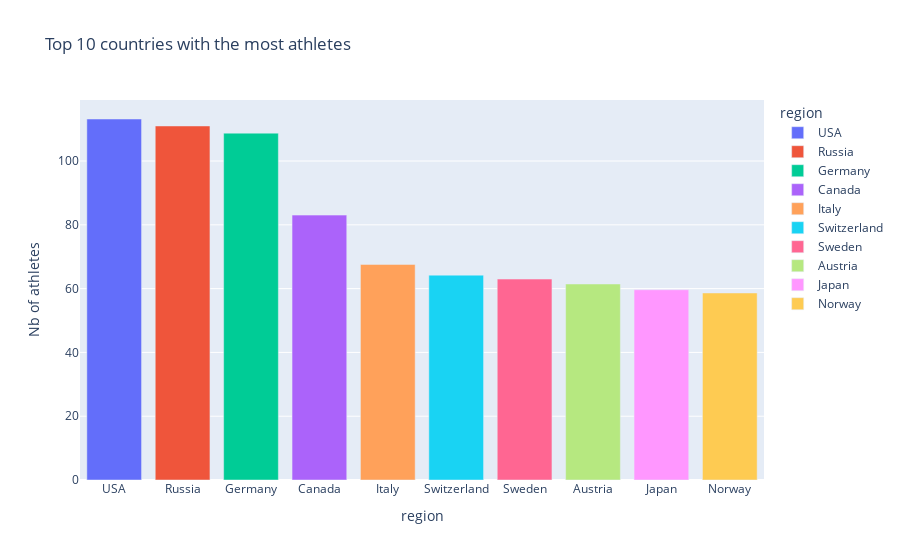

Here is the notebook cell this chart was saved with:
### Code cell
# winter games
fig = px.bar(top_10_countries_winter, x=top_10_countries_winter.index, y="Nb of athletes", color = top_10_countries_winter.index, title="Top 10 countries with the most athletes")
fig.show()

### Figure 1 — Plotly figure (JSON) as saved in the notebook; plotly's stock layout.template omitted (floating-point values rounded to 4 significant figures)
{"data": [{"alignmentgroup": "True", "hovertemplate": "region=%{x}<br>Nb of athletes=%{y}<extra></extra>", "legendgroup": "USA", "marker": {"color": "#636efa", "pattern": {"shape": ""}}, "name": "USA", "offsetgroup": "USA", "orientation": "v", "showlegend": true, "textposition": "auto", "type": "bar", "x": ["USA"], "xaxis": "x", "y": [113.2], "yaxis": "y"}, {"alignmentgroup": "True", "hovertemplate": "region=%{x}<br>Nb of athletes=%{y}<extra></extra>", "legendgroup": "Russia", "marker": {"color": "#EF553B", "pattern": {"shape": ""}}, "name": "Russia", "offsetgroup": "Russia", "orientation": "v", "showlegend": true, "textposition": "auto", "type": "bar", "x": ["Russia"], "xaxis": "x", "y": [111], "yaxis": "y"}, {"alignmentgroup": "True", "hovertemplate": "region=%{x}<br>Nb of athletes=%{y}<extra></extra>", "legendgroup": "Germany", "marker": {"color": "#00cc96", "pattern": {"shape": ""}}, "name": "Germany", "offsetgroup": "Germany", "orientation": "v", "showlegend": true, "textposition": "auto", "type": "bar", "x": ["Germany"], "xaxis": "x", "y": [108.8], "yaxis": "y"}, {"alignmentgroup": "True", "hovertemplate": "region=%{x}<br>Nb of athletes=%{y}<extra></extra>", "legendgroup": "Canada", "marker": {"color": "#ab63fa", "pattern": {"shape": ""}}, "name": "Canada", "offsetgroup": "Canada", "orientation": "v", "showlegend": true, "textposition": "auto", "type": "bar", "x": ["Canada"], "xaxis": "x", "y": [83.05], "yaxis": "y"}, {"alignmentgroup": "True", "hovertemplate": "region=%{x}<br>Nb of athletes=%{y}<extra></extra>", "legendgroup": "Italy", "marker": {"color": "#FFA15A", "pattern": {"shape": ""}}, "name": "Italy", "offsetgroup": "Italy", "orientation": "v", "showlegend": true, "textposition": "auto", "type": "bar", "x": ["Italy"], "xaxis": "x", "y": [67.59], "yaxis": "y"}, {"alignmentgroup": "True", "hovertemplate": "region=%{x}<br>Nb of athletes=%{y}<extra></extra>", "legendgroup": "Switzerland", "marker": {"color": "#19d3f3", "pattern": {"shape": ""}}, "name": "Switzerland", "offsetgroup": "Switzerland", "orientation": "v", "showlegend": true, "textposition": "auto", "type": "bar", "x": ["Switzerland"], "xaxis": "x", "y": [64.23], "yaxis": "y"}, {"alignmentgroup": "True", "hovertemplate": "region=%{x}<br>Nb of athletes=%{y}<extra></extra>", "legendgroup": "Sweden", "marker": {"color": "#FF6692", "pattern": {"shape": ""}}, "name": "Sweden", "offsetgroup": "Sweden", "orientation": "v", "showlegend": true, "textposition": "auto", "type": "bar", "x": ["Sweden"], "xaxis": "x", "y": [63], "yaxis": "y"}, {"alignmentgroup": "True", "hovertemplate": "region=%{x}<br>Nb of athletes=%{y}<extra></extra>", "legendgroup": "Austria", "marker": {"color": "#B6E880", "pattern": {"shape": ""}}, "name": "Austria", "offsetgroup": "Austria", "orientation": "v", "showlegend": true, "textposition": "auto", "type": "bar", "x": ["Austria"], "xaxis": "x", "y": [61.45], "yaxis": "y"}, {"alignmentgroup": "True", "hovertemplate": "region=%{x}<br>Nb of athletes=%{y}<extra></extra>", "legendgroup": "Japan", "marker": {"color": "#FF97FF", "pattern": {"shape": ""}}, "name": "Japan", "offsetgroup": "Japan", "orientation": "v", "showlegend": true, "textposition": "auto", "type": "bar", "x": ["Japan"], "xaxis": "x", "y": [59.65], "yaxis": "y"}, {"alignmentgroup": "True", "hovertemplate": "region=%{x}<br>Nb of athletes=%{y}<extra></extra>", "legendgroup": "Norway", "marker": {"color": "#FECB52", "pattern": {"shape": ""}}, "name": "Norway", "offsetgroup": "Norway", "orientation": "v", "showlegend": true, "textposition": "auto", "type": "bar", "x": ["Norway"], "xaxis": "x", "y": [58.64], "yaxis": "y"}], "layout": {"barmode": "relative", "legend": {"title": {"text": "region"}, "tracegroupgap": 0}, "title": {"text": "Top 10 countries with the most athletes"}, "xaxis": {"anchor": "y", "categoryarray": ["USA", "Russia", "Germany", "Canada", "Italy", "Switzerland", "Sweden", "Austria", "Japan", "Norway"], "categoryorder": "array", "domain": [0, 1], "title": {"text": "region"}}, "yaxis": {"anchor": "x", "domain": [0, 1], "title": {"text": "Nb of athletes"}}}}
